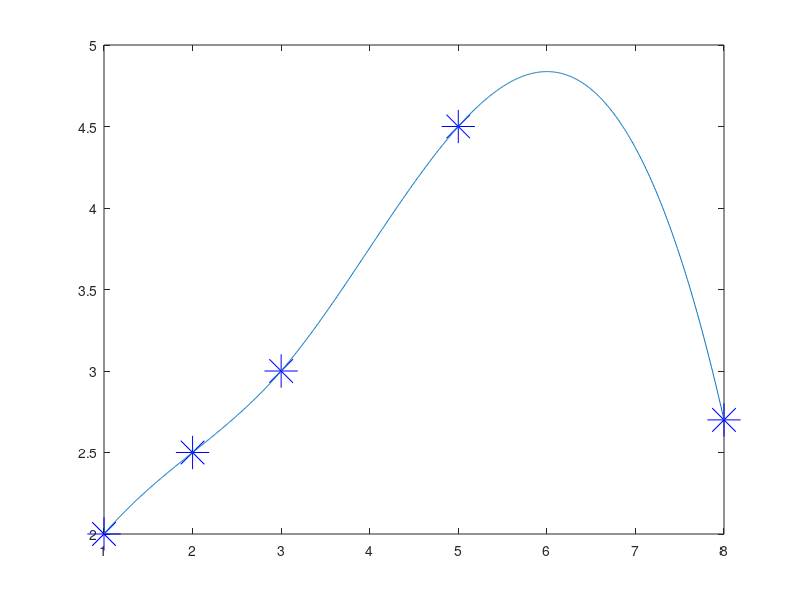

Source code (MATLAB):
x = [1, 2, 3, 5, 8];
y = [2, 2.5, 3, 4.5, 2.7];

figure(1);
clf;
plot(x,y, 'b*', 'MarkerSize', 24)
hold on;

lo = min(x);
hi = max(x);

xi = linspace(lo, hi, 1000);
yi = interp1(x, y, xi, 'spline');

plot(xi, yi);
